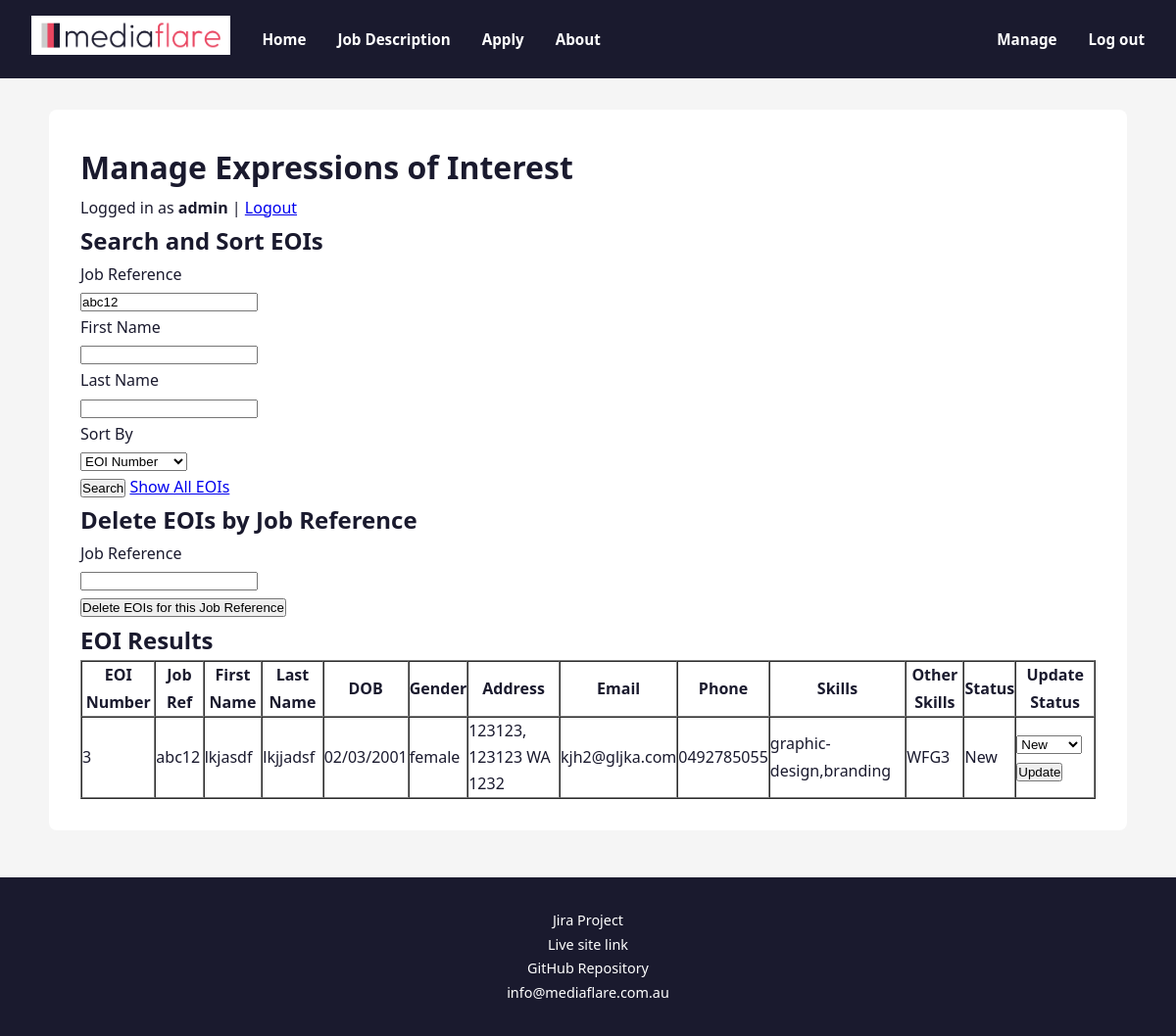
Page /manage.php?job_reference=abc12 (signed in) on the committed database.
### tables this page shows
CREATE TABLE `eoi` (
  `EOInumber` int(11) NOT NULL,
  `job_reference` varchar(5) NOT NULL,
  `first_name` varchar(20) NOT NULL,
  `last_name` varchar(20) NOT NULL,
  `date_of_birth` varchar(10) NOT NULL,
  `gender` enum('male','female','prefer-not-to-say') NOT NULL,
  `street_address` varchar(40) NOT NULL,
  `suburb` varchar(40) NOT NULL,
  `state` enum('VIC','NSW','QLD','NT','WA','SA','TAS','ACT') NOT NULL,
  `postcode` char(4) NOT NULL,
  `email` varchar(100) NOT NULL,
  `phone` varchar(12) NOT NULL,
  `skills` text NOT NULL,
  `other_skills` text DEFAULT NULL,
  `status` enum('New','Current','Final') NOT NULL DEFAULT 'New'
);

### manage.php (the view, shortened to what this page needs)
<?php
require_once 'settings.php';
$conn = new mysqli($host, $username, $password, $dbname);
function clean_output($value) {
    return htmlspecialchars($value ?? '', ENT_QUOTES, 'UTF-8');
}
$create_eoi_table = "
CREATE TABLE IF NOT EXISTS `eoi` (
  `EOInumber` int(11) NOT NULL AUTO_INCREMENT,
  `job_reference` varchar(5) NOT NULL,
  `first_name` varchar(20) NOT NULL,
  `last_name` varchar(20) NOT NULL,
  `date_of_birth` varchar(10) NOT NULL,
  `gender` enum('male','female','prefer-not-to-say') NOT NULL,
  `street_address` varchar(40) NOT NULL,
  `suburb` varchar(40) NOT NULL,
  `state` enum('VIC','NSW','QLD','NT','WA','SA','TAS','ACT') NOT NULL,
  `postcode` char(4) NOT NULL,
  `email` varchar(100) NOT NULL,
  `phone` varchar(12) NOT NULL,
  `skills` text NOT NULL,
  `other_skills` text,
  `status` enum('New','Current','Final') NOT NULL DEFAULT 'New',
  PRIMARY KEY (`EOInumber`)
) ENGINE=InnoDB DEFAULT CHARSET=utf8mb4;
";
$conn->query($create_eoi_table);
$allowed_sort_fields = [
    'EOInumber' => 'EOInumber',
    'job_reference' => 'job_reference',
    'first_name' => 'first_name',
    'last_name' => 'last_name',
    'status' => 'status'
];
$sort = $_GET['sort'] ?? 'EOInumber';
$sort_sql = $allowed_sort_fields[$sort];
$search_job_reference = trim($_GET['job_reference'] ?? '');
$search_first_name = trim($_GET['first_name'] ?? '');
$search_last_name = trim($_GET['last_name'] ?? '');
$where = [];
$params = [];
$types = "";
if ($search_job_reference !== '') {
    $where[] = "job_reference = ?";
    $params[] = $search_job_reference;
    $types .= "s";
}
$sql = "SELECT * FROM eoi";
if (count($where) > 0) {
    $sql .= " WHERE " . implode(" AND ", $where);
}
$sql .= " ORDER BY $sort_sql";
$stmt = $conn->prepare($sql);
if (count($params) > 0) {
    $stmt->bind_param($types, ...$params);
}
$stmt->execute();
$result = $stmt->get_result();
include "header.inc";
include "nav.inc";
?>
<main class="section-container">
    <h1>Manage Expressions of Interest</h1>
    <p>
        Logged in as <strong><?php echo clean_output($_SESSION['username'] ?? 'Manager'); ?></strong>
        | <a href="logout.php">Logout</a>
    </p>
    <section>
        <h2>Search and Sort EOIs</h2>
        <form action="manage.php" method="get" novalidate>
            <p>
                <label for="job_reference">Job Reference</label><br>
                <input type="text" id="job_reference" name="job_reference"
                       value="<?php echo clean_output($search_job_reference); ?>">
            </p>
            <p>
                <label for="first_name">First Name</label><br>
                <input type="text" id="first_name" name="first_name"
                       value="<?php echo clean_output($search_first_name); ?>">
            </p>
            <p>
                <label for="last_name">Last Name</label><br>
                <input type="text" id="last_name" name="last_name"
                       value="<?php echo clean_output($search_last_name); ?>">
            </p>
            <p>
                <label for="sort">Sort By</label><br>
                <select id="sort" name="sort">
                    <option value="EOInumber" <?php if ($sort === 'EOInumber') echo 'selected'; ?>>EOI Number</option>
                </select>
            </p>
            <p>
                <input type="submit" value="Search">
                <a href="manage.php">Show All EOIs</a>
            </p>
        </form>
    </section>
    <section>
        <h2>Delete EOIs by Job Reference</h2>
        <form action="manage.php" method="post" novalidate>
            <p>
                <label for="delete_job_reference">Job Reference</label><br>
                <input type="text" id="delete_job_reference" name="delete_job_reference">
            </p>
            <p>
                <input type="submit" value="Delete EOIs for this Job Reference">
            </p>
        </form>
    </section>
    <section>
        <h2>EOI Results</h2>
        <?php if ($result && $result->num_rows > 0): ?>
            <table border="1" cellpadding="6" cellspacing="0">
                <thead>
                    <tr>
                        <th>EOI Number</th>
                        <th>Job Ref</th>
                        <th>First Name</th>
                        <th>Last Name</th>
                        <th>DOB</th>
                        <th>Gender</th>
                        <th>Address</th>
                        <th>Email</th>
                        <th>Phone</th>
                        <th>Skills</th>
                        <th>Other Skills</th>
                        <th>Status</th>
                        <th>Update Status</th>
                    </tr>
                </thead>
                <tbody>
                    <?php while ($row = $result->fetch_assoc()): ?>
                        <tr>
                            <td><?php echo clean_output($row['EOInumber']); ?></td>
                            <td><?php echo clean_output($row['job_reference']); ?></td>
                            <td><?php echo clean_output($row['first_name']); ?></td>
                            <td><?php echo clean_output($row['last_name']); ?></td>
                            <td><?php echo clean_output($row['date_of_birth']); ?></td>
                            <td><?php echo clean_output($row['gender']); ?></td>
                            <td>
                                <?php
                                echo clean_output(
                                    $row['street_address'] . ', ' .
                                    $row['suburb'] . ' ' .
                                    $row['state'] . ' ' .
                                    $row['postcode']
                                );
                                ?>
                            </td>
                            <td><?php echo clean_output($row['email']); ?></td>
                            <td><?php echo clean_output($row['phone']); ?></td>
                            <td><?php echo clean_output($row['skills']); ?></td>
                            <td><?php echo clean_output($row['other_skills']); ?></td>
                            <td><?php echo clean_output($row['status']); ?></td>
                            <td>
                                <form action="manage.php" method="post" novalidate>
                                    <select name="status">
                                        <option value="New" <?php if ($row['status'] === 'New') echo 'selected'; ?>>New</option>
                                    </select>
                                    <input type="submit" value="Update">
                                </form>
                            </td>
                        </tr>
                    <?php endwhile; ?>
                </tbody>
            </table>
        <?php else: ?>
            <p>No EOI records found.</p>
        <?php endif; ?>
    </section>
</main>
<?php
include "footer.inc";
?>

### styles/style.css (style rules this page uses)
* { margin: 0; padding: 0; box-sizing: border-box; }
body { font-family: 'Segoe UI', sans-serif; background-color: #f5f5f5; color: #1a1a2e; line-height: 1.7; }
.section-container { max-width: 1100px; margin: 2rem auto; padding: 2rem; background-color: #ffffff; border-radius: 8px; }

### rows in the picture
eoi: EOInumber "3", job_reference "abc12", first_name "lkjasdf", last_name "lkjjadsf", date_of_birth "02/03/2001", gender "female", street_address+suburb+state "123123, 123123 WA 1232", email "kjh2@gljka.com", phone "0492785055", skills "graphic-design,branding", other_skills "WFG3", status "New"

### other values in the picture
clean_output($_SESSION['username'] ?? 'Manager') "admin"
